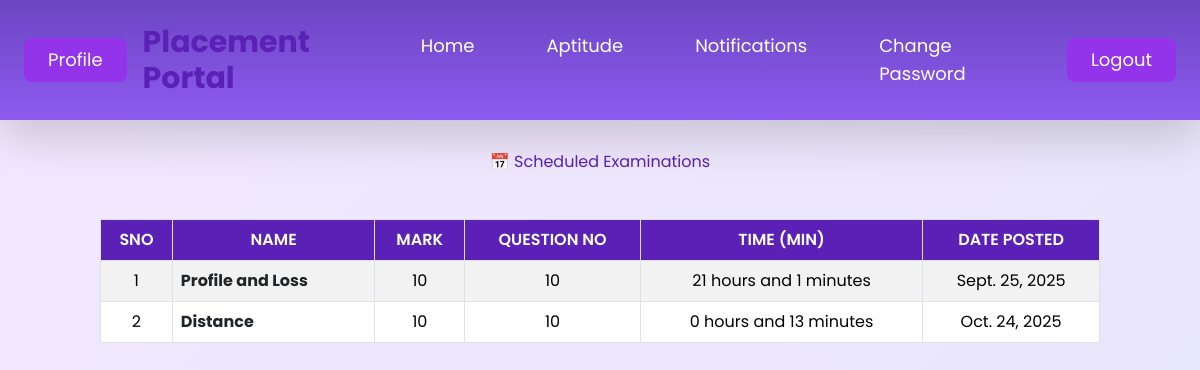
Screenshot of /users/examnotification/ (signed in) with the database file from the repository.
### logical/models.py (models this page shows)
class tbl_examination(models.Model):
    examination_name=models.CharField(max_length=50)
    examination_mark=models.CharField(max_length=50)
    examination_qno=models.CharField(max_length=50)
    examination_time=models.CharField(max_length=50)
    examination_status = models.IntegerField(default=0)
    examination_date = models.DateField(null=True)
    time = models.TimeField(null=True)
    start_time = models.TimeField(null=True)
    examtype = models.ForeignKey(tbl_examtype, on_delete=models.CASCADE)

### user/views.py (the view)
# urls.py: path('examnotification/',views.examnotification,name="examnotification"),
def examnotification(request):
    user = tbl_userregistration.objects.get(id=request.session["uid"])
    exam = tbl_examination.objects.filter(examination_status=0)
    return render(request,"User/ExaminationNotification.html",{'exam':exam})

### user/Templates/User/ExaminationNotification.html (shortened to what this page needs)
<!DOCTYPE html>
<html lang="en">
<head>
    <link href="https://cdn.jsdelivr.net/npm/bootstrap@5.3.3/dist/css/bootstrap.min.css" rel="stylesheet">
    <script src="https://cdn.tailwindcss.com"></script>
</head>
<body class="min-h-screen">
    <div class="min-h-screen">
        <div id="navbar" class="navbar bg-purple-900 text-white p-4 md:p-6 shadow-lg z-20">
            <div class="flex justify-between items-center">
                <div class="flex items-center space-x-4">
                    <a href="{% url 'Users:Profile' %}" class="block py-2 px-4 bg-purple-600 rounded-lg text-lg hover:bg-purple-700">Profile</a>
                    <h2 class="text-2xl md:text-3xl font-bold">Placement Portal</h2>
                </div>
                <div class="flex items-center space-x-6">
                    <nav class="hidden md:flex space-x-6">
                        <a href="{% url 'Users:HomePage' %}" class="block py-2 px-4 rounded-lg text-lg hover:bg-purple-700">Home</a>
                        <a href="{% url 'Users:Aptitude' %}" class="block py-2 px-4 rounded-lg text-lg hover:bg-purple-700">Aptitude</a>
                        <a href="{% url 'Users:examnotification' %}" class="block py-2 px-4 rounded-lg text-lg hover:bg-purple-700">Notifications</a>
                        <a href="{% url 'Users:ChangePassword' %}" class="block py-2 px-4 rounded-lg text-lg hover:bg-purple-700">Change Password</a>
                    </nav>
                    <a href="{% url 'Users:Logout' %}" class="block py-2 px-4 bg-purple-600 rounded-lg text-lg hover:bg-purple-700">Logout</a>
                </div>
            </div>
        </div>
        <div class="content-wrapper p-8 overflow-auto">
            <div class="container container-custom">
                <h2 class="text-center mb-5">📅 Scheduled Examinations</h2>
                <div class="table-responsive">
                    <table class="table table-bordered table-striped table-hover align-middle table-custom">
                        <thead class="text-center">
                            <tr>
                                <th>Sno</th>
                                <th>Name</th>
                                <th>Mark</th>
                                <th>Question No</th>
                                <th>Time (Min)</th>
                                <th>Date Posted</th>
                            </tr>
                        </thead>
                        <tbody>
                            {% for i in exam %}
                            <tr class="text-center">
                                <td>{{forloop.counter}}</td>
                                <td class="text-start"><strong class="text-dark">{{i.examination_name}}</strong></td>
                                <td>{{i.examination_mark}}</td>
                                <td>{{i.examination_qno}}</td>
                                <td>{{i.examination_time}}</td>
                                <td>{{i.examination_date}}</td>
                            </tr>
                            {% empty %}
                            <tr>
                                <td colspan="6" class="text-center p-4 empty-row">No scheduled examinations found.</td>
                            </tr>
                            {% endfor %}
                        </tbody>
                    </table>
                </div>
            </div>
        </div>
    </div>
</body>
</html>

### user/Templates/User/ExaminationNotification.html (style rules this page uses)
body { font-family: 'Poppins', sans-serif; background: linear-gradient(135deg, #f3e8ff, #e6e6fa); }
.navbar { transition: background 0.3s ease; background: linear-gradient(180deg, #6b46c1, #8e5af0); }
.content-wrapper { padding-top: 20px; }
.container-custom { max-width: 1000px; margin: auto; }
.table-custom thead th { background-color: #5b21b6; color: white; font-weight: 600; text-transform: uppercase; }
h2 { color: #5b21b6; font-weight: bold; }

### rows the page displays
tbl_examination: examination_name "Profile and Loss", examination_mark "10", examination_qno "10", examination_time "21 hours and 1 minutes", examination_date "Sept. 25, 2025"
tbl_examination: examination_name "Distance", examination_mark "10", examination_qno "10", examination_time "0 hours and 13 minutes", examination_date "Oct. 24, 2025"
